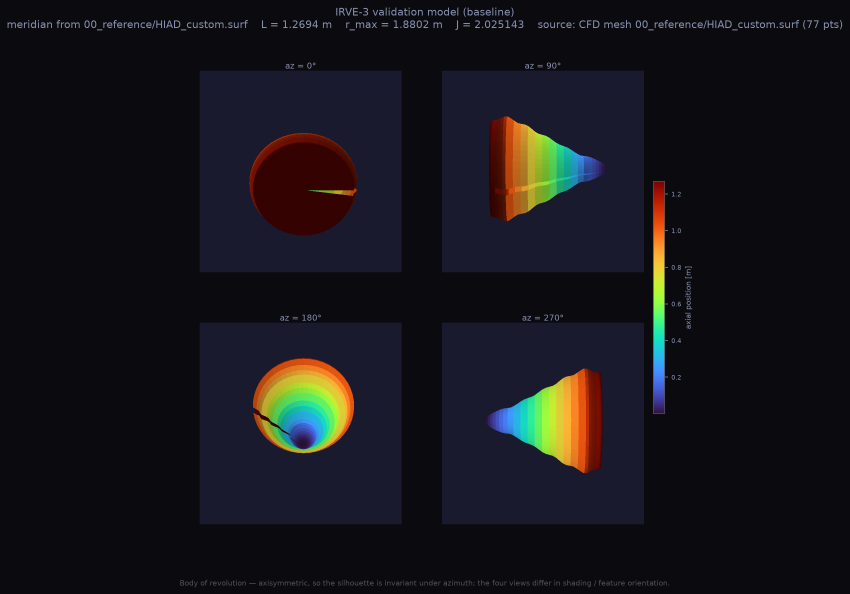
#> input picture stellarorion_program_proc/irve3_validation_3d_4views.png, 2548 x 1782 px, found by its file name (shown at 1/3 size)
$ python make_geometry_views_plate.py
#> lines starting #> are read from the running program, lines starting #| are printed output that depends on the picture
#!/usr/bin/env python3
# Copyright (c) 2026 Wahyu Suryo Samudro, Institut Teknologi Bandung.
"""Compose the two bodies' four azimuth views at their true 1:1 aspect.

WHY: the thesis draws this comparison through a gridspec and stretches each
source picture into its cell with ``aspect="auto"``, so a wide four-view sheet
is squeezed into a cell that is nearly square. The bodies come out shaped like
vertical ellipses and narrow cones instead of bodies of revolution. Scaling or
cropping that plate cannot undo the squeeze, because the distortion is already
inside its pixels. So this script cuts the four panel squares out of each
source sheet at their measured bounds and lays them out again at the aspect the
panels actually have: one square per panel, four azimuths across, one body per
row. Nothing is redrawn and no render is repeated: every pixel of every body is
a crop of the picture the thesis already carries.

AXIOMS
    A1. A body of revolution seen along its axis is a circle, so its panel
        must be square in the composed plate. Any other aspect is a lie about
        the geometry.
    A2. The four panels of a source sheet are square blocks of the same size,
        so the plate can be rebuilt from measured rectangles alone and needs
        no resampling of the sheet as a whole.
    A3. Both bodies share one colour scale, so one note on the plate is
        enough and no second colour bar is needed.

THEORIES
    T1. Cutting at the panel bounds removes the per-panel ``az`` captions,
        which then have to be drawn once for the whole column instead of once
        per row; the plate is the same information with less repeated type.
    T2. At 300 dpi a 1.72 in panel is 516 px square, downsampled from 605 px,
        so the body keeps its edge and the anti-aliasing of the source.

APPLICATIONS
    Writes ``figures/thesis_geometry_views_plate.png`` for the deck only. The
    thesis plate and its generator are untouched.

CITATIONS
    [1] stellarorion_program_proc/results/99_shared/geometry/
        irve3_validation_3d_4views.png, 2548 by 1782 px.
    [2] stellarorion_program_proc/results/99_shared/geometry/
        optimized_topology_3d_4views.png, 2685 by 1782 px.
    [3] CurrentThesisFinalReport/figures/make_results_plates.py, the builder
        that squeezed these sheets with ``aspect="auto"``.
    [4] Pillow 12.0.0 - https://pillow.readthedocs.io/en/stable/

EXCEPTIONS
    Every failure writes a line beginning with MISMATCH to standard error and
    exits non-zero, so a missing source or font cannot pass as a plate.
"""

from __future__ import annotations

import sys
from pathlib import Path

from PIL import Image, ImageDraw, ImageFont

PROJECT = Path(__file__).resolve().parent.parent
REPO = PROJECT.parents[2]
GEOMETRY = REPO / "stellarorion_program_proc/results/99_shared/geometry"
IRVE = GEOMETRY / "irve3_validation_3d_4views.png"
OPTIMISED = GEOMETRY / "optimized_topology_3d_4views.png"
OUT = PROJECT / "figures/thesis_geometry_views_plate.png"

DPI = 300
MIN_BYTES = 60000

# WHY these rectangles: measured on each sheet by counting the pixels brighter
# than the page black (10, 10, 15); each panel is the block whose background is
# the dark navy (26, 26, 46). All eight are 605 or 606 px square, which is the
# proof that the source views are square and only the page cell squeezed them.
PANELS = {
    "irve3": ((599, 212, 1205, 817), (1326, 212, 1932, 817),
              (599, 968, 1205, 1573), (1326, 968, 1932, 1573)),
    "optimised": ((668, 212, 1273, 817), (1394, 212, 2000, 817),
                  (668, 968, 1273, 1573), (1394, 968, 2000, 1573)),
}

AZIMUTHS = tuple(f"az = {angle}\u00b0" for angle in (0, 90, 180, 270))
ROW_LABELS = ("IRVE-3 validation baseline", "Optimised topology, round 1")

W_IN, H_IN = 7.70, 4.01
TOP_IN = 0.03
HEADER_IN = 0.22
GAP_X_IN = 0.14
GAP_Y_IN = 0.10
ROW_GAP_IN = 0.05
NOTE_IN = 0.18
NOTE_GAP_IN = 0.05
BOTTOM_IN = 0.03
LEFT_LABEL_IN = 0.21
LEFT_PAD_IN = 0.06
PANEL_IN = (H_IN - TOP_IN - HEADER_IN - GAP_Y_IN - ROW_GAP_IN - NOTE_GAP_IN
            - NOTE_IN - BOTTOM_IN) / 2.0

INK = (34, 34, 34)
GREY = (90, 90, 90)
FRAME = (187, 187, 187)
NOTE = ("Colour is axial position z along the body, 0.2 m at the nose to 1.2 m "
        "aft, on one scale shared by both bodies.")

SERIF_CANDIDATES = (
    "/System/Library/Fonts/Supplemental/Times New Roman.ttf",
    "/System/Library/Fonts/Supplemental/Times New Roman Bold.ttf",
    "/Library/Fonts/Times New Roman.ttf",
    "/usr/share/fonts/truetype/dejavu/DejaVuSerif.ttf",
    "/usr/share/fonts/truetype/liberation/LiberationSerif-Regular.ttf",
)


def load_font(size_px: int) -> ImageFont.FreeTypeFont:
    """Return a serif face at the requested pixel size.

    Args:
        size_px: The type size in pixels for this canvas.

    Returns:
        The first serif face found on this machine.

    Raises:
        SystemExit: When no serif face exists, because falling back to a
            bitmap default would change the plate's appearance silently.
    """
    for candidate in SERIF_CANDIDATES:
        if Path(candidate).is_file():
            return ImageFont.truetype(candidate, size_px)
    _ = sys.stderr.write("MISMATCH no serif face was found for the plate\n")
    raise SystemExit(1)


def rotate_label(text: str, font: ImageFont.FreeTypeFont) -> Image.Image:
    """Render a row label rotated a quarter turn for the left margin.

    Args:
        text: The row label to draw.
        font: The face the label is set in.

    Returns:
        An RGBA image holding the rotated label, tightly cropped.
    """
    probe = Image.new("RGBA", (10, 10), (255, 255, 255, 0))
    box = ImageDraw.Draw(probe).textbbox((0, 0), text, font=font)
    strip_width = int(box[2] - box[0]) + 8
    strip_height = int(box[3] - box[1]) + 8
    strip = Image.new("RGBA", (strip_width, strip_height), (255, 255, 255, 0))
    ImageDraw.Draw(strip).text((4 - box[0], 4 - box[1]), text,
                               font=font, fill=(*INK, 255))
    return strip.rotate(90, expand=True)


def main() -> int:
    """Build the plate from the two measured four-view sheets.

    Returns:
        Zero on success, one when a source is missing or the plate is short.
    """
    for source in (IRVE, OPTIMISED):
        if not source.is_file():
            _ = sys.stderr.write(f"MISMATCH source sheet missing: {source}\n")
            return 1

    canvas_w = round(W_IN * DPI)
    canvas_h = round(H_IN * DPI)
    panel_px = round(PANEL_IN * DPI)
    gap_px = round(GAP_X_IN * DPI)
    left_px = round((LEFT_LABEL_IN + LEFT_PAD_IN) * DPI)
    top_px = round((TOP_IN + HEADER_IN) * DPI)
    row_step = panel_px + round(GAP_Y_IN * DPI) + round(ROW_GAP_IN * DPI)

    canvas = Image.new("RGB", (canvas_w, canvas_h), (255, 255, 255))
#> canvas: PIL image 2310x1203 RGB; every value is 255
    draw = ImageDraw.Draw(canvas)
    column_font = load_font(round(0.105 * DPI))
    row_font = load_font(round(0.095 * DPI))
    note_font = load_font(round(0.078 * DPI))

    for index, azimuth in enumerate(AZIMUTHS):
        left = left_px + index * (panel_px + gap_px)
        box = draw.textbbox((0, 0), azimuth, font=column_font)
        middle = left + panel_px / 2.0 - (box[2] - box[0]) / 2.0
        draw.text((middle - box[0], top_px - round(HEADER_IN * DPI)),
                  azimuth, font=column_font, fill=INK)
#> this loop made 4 passes
#> (box, middle) on passes 1 to 4: ((0, 7, 119, 30), 272.5), ((0, 7, 140, 30), 806), ((0, 7, 160, 30), 1340), ((0, 7, 160, 30), 1884)

    for row, (key, source, label) in enumerate(
        (("irve3", IRVE, ROW_LABELS[0]), ("optimised", OPTIMISED, ROW_LABELS[1])),
    ):
        top = top_px + row * row_step
        with Image.open(source) as opened:
#> opened is the input picture: PIL image 2548x1782 RGBA; mean R, G, B, A 22, 21.1, 26.5, 255
            sheet = opened.convert("RGB")
            for index, panel in enumerate(PANELS[key]):
                square = sheet.crop(panel).resize(
                    (panel_px, panel_px), Image.Resampling.LANCZOS,
                )
                left = left_px + index * (panel_px + gap_px)
                canvas.paste(square, (left, top))
                draw.rectangle(
                    (left, top, left + panel_px - 1, top + panel_px - 1),
                    outline=FRAME, width=2,
                )
#> this loop made 4 passes
#> pass 1, in main, `square = sheet.crop(panel).resize( (panel_px, panel_px), Image.Resampl..`:
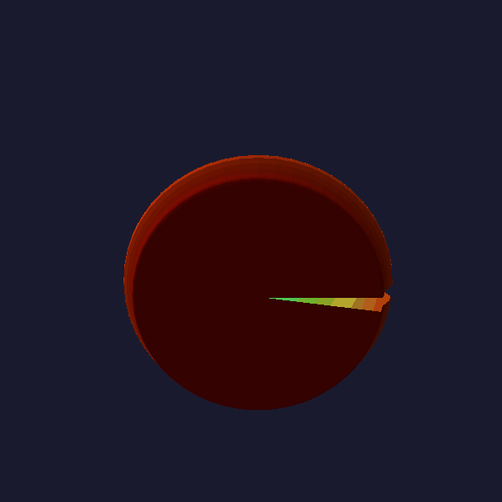
#> square: PIL image 502x502 RGB; mean R, G, B 33.3, 21.9, 36.6
#> pass 3, in main, `square = sheet.crop(panel).resize( (panel_px, panel_px), Image.Resampl..`:
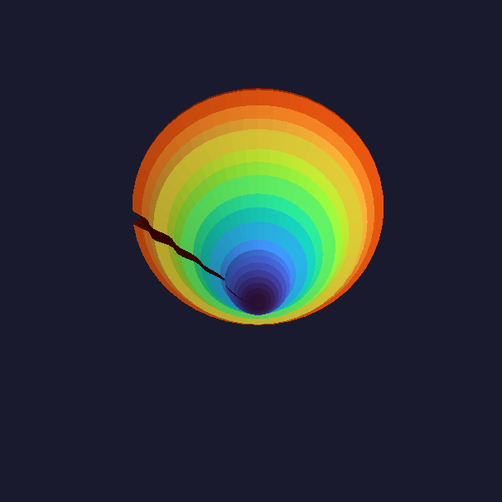
#> square: PIL image 502x502 RGB; mean R, G, B 47.9, 50.4, 51.9
#> after the loop:
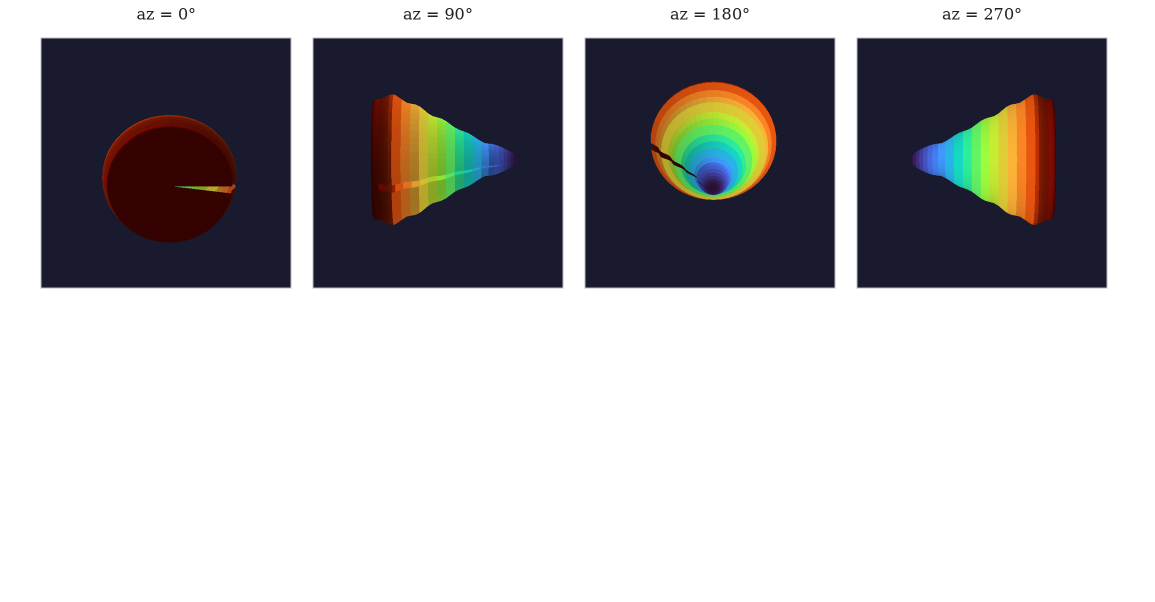
#> canvas: PIL image 2310x1203 RGB (shown at 1/2 size); mean R, G, B 178.8, 177.6, 179.9
#> after the loop:
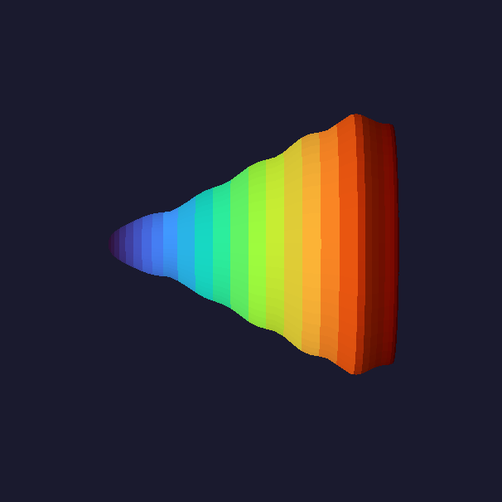
#> square: PIL image 502x502 RGB; mean R, G, B 48.3, 45.6, 49.6
        plate = rotate_label(label, row_font)
#> in rotate_label, `ImageDraw.Draw(strip).text((4 - box[0], 4 - box[1]), text, font=font, ..`:
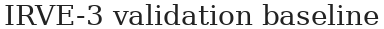
#> strip: PIL image 384x29 RGBA; mean R, G, B, A 204.6, 204.6, 204.6, 42.5; transparent parts drawn white
#> in rotate_label, `return strip.rotate(90, expand=True)`:
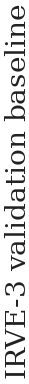
#> returned value: PIL image 29x384 RGBA; mean R, G, B, A 204.6, 204.6, 204.6, 42.5; transparent parts drawn white
        canvas.paste(
            plate,
            (round(0.05 * DPI),
             top + panel_px // 2 - plate.height // 2),
            plate,
        )
#> pass 2 of the loop in main, `for row, (key, source, label) in enumerate(`:
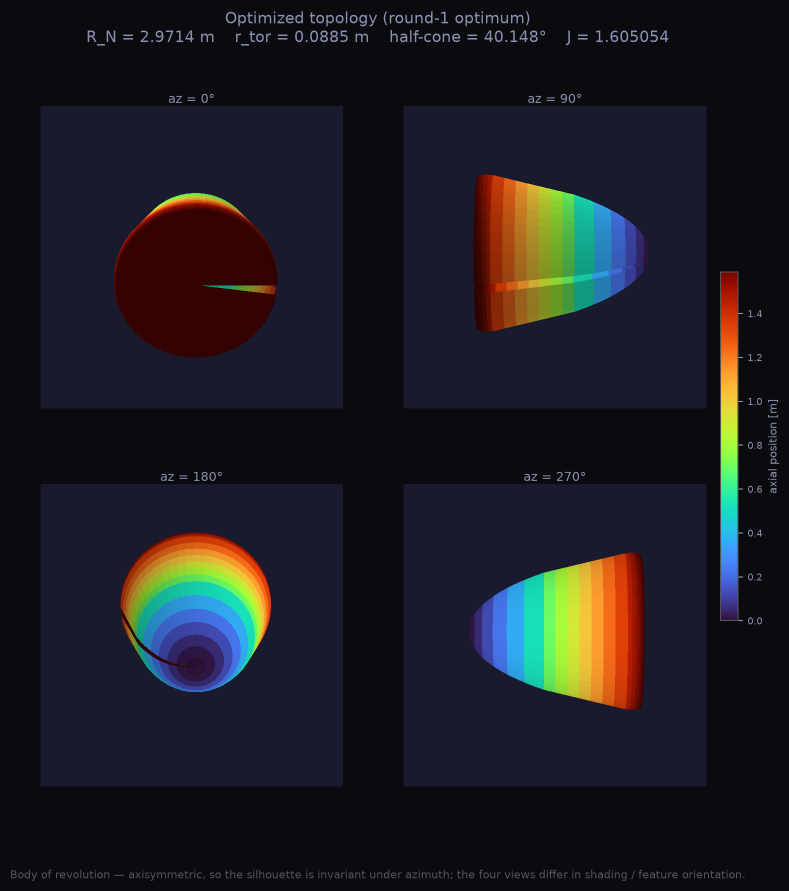
#> input picture stellarorion_program_proc/optimized_topology_3d_4views.png, 1578 x 1782 px, found by its file name (shown at 1/2 size)
#> in main, opened is the input picture: PIL image 1578x1782 RGBA; mean R, G, B, A 29, 28.3, 35, 255
#> sheet: PIL image 1578x1782 RGB
#> after the loop in main, `for index, panel in enumerate(PANELS[key]):`:
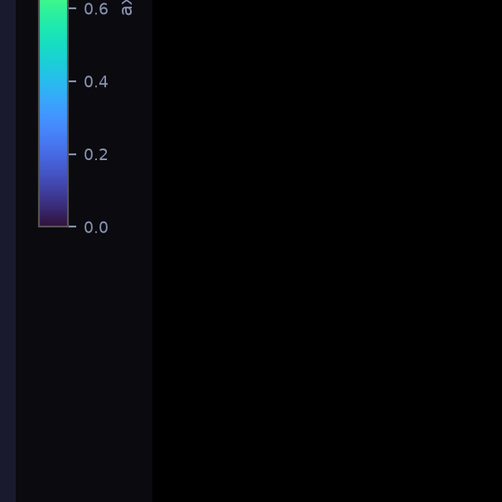
#> square: PIL image 502x502 RGB; mean R, G, B 5.1, 7.4, 10.5
#> in rotate_label (call 2), `return strip.rotate(90, expand=True)`:
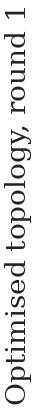
#> returned value: PIL image 35x410 RGBA; mean R, G, B, A 213, 213, 213, 34.2; transparent parts drawn white

    # WHY the note sits below the last row: written over the panels it was grey
    # type on a dark panel, which is unreadable at slide size.
    note_top = canvas_h - round(BOTTOM_IN * DPI) - round(NOTE_IN * DPI)
    draw.text((left_px, note_top), NOTE, font=note_font, fill=GREY)

    canvas.save(OUT, format="PNG", optimize=True)
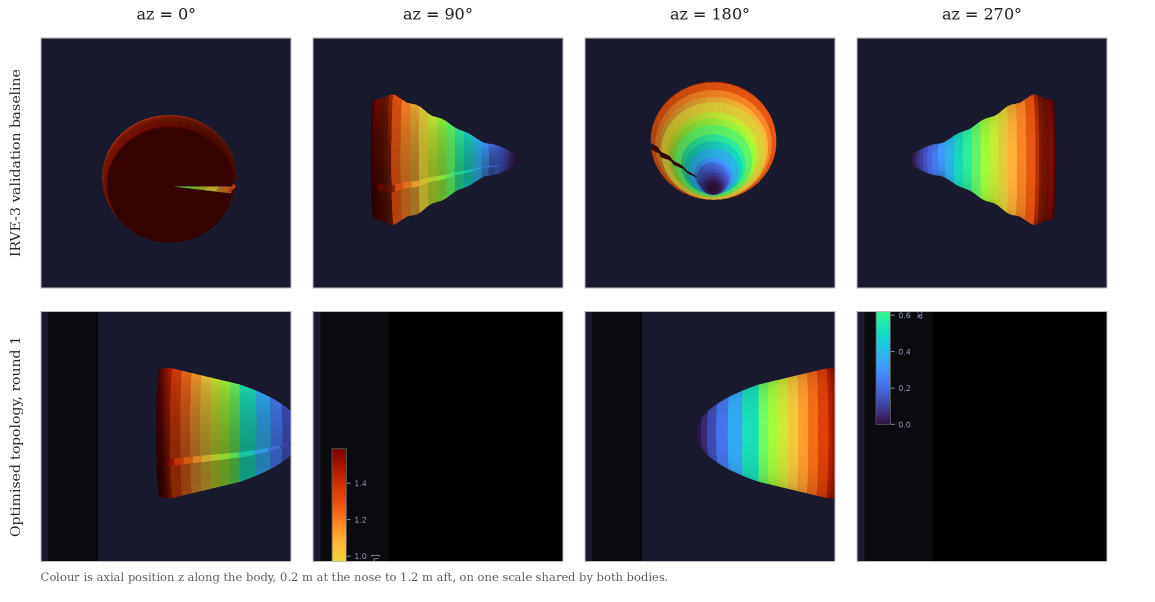
#> saved as thesis_geometry_views_plate.png: PIL image 2310x1203 RGB (shown at 1/2 size); mean R, G, B 96, 94.9, 97.7
#> (the run stopped early here; a loop or call above may not have finished)
